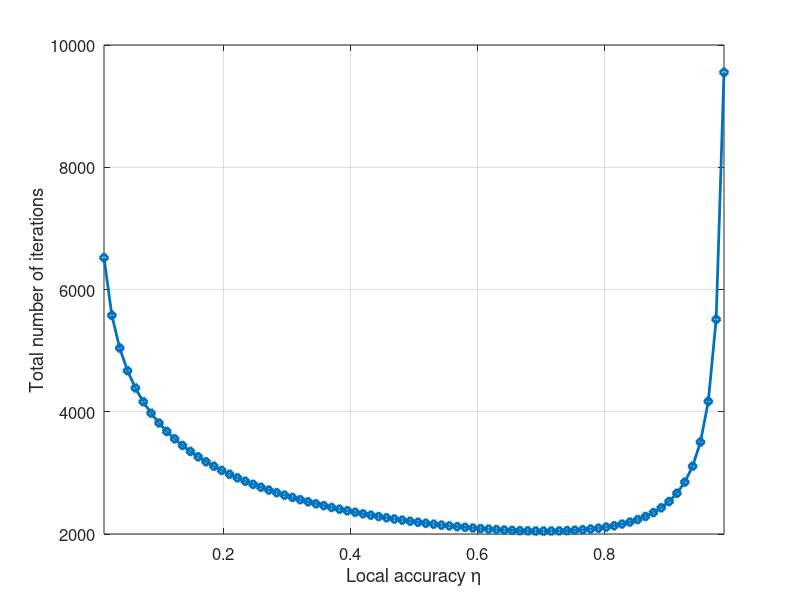

Here is the MATLAB script that generated this plot:
numax=80;
temp=1:numax;
x_mar=temp/(numax+1);
etamar3=1e3*(log2(1./x_mar)+.1)./(1-x_mar);

plot(x_mar,etamar3(temp),'-d',...
    'linewidth',2);
xlim([min(x_mar),max(x_mar)]);
xlabel('Local accuracy \eta','fontsize',12);
ylabel('Total number of iterations');
set(gca,'fontsize',12);
grid on;